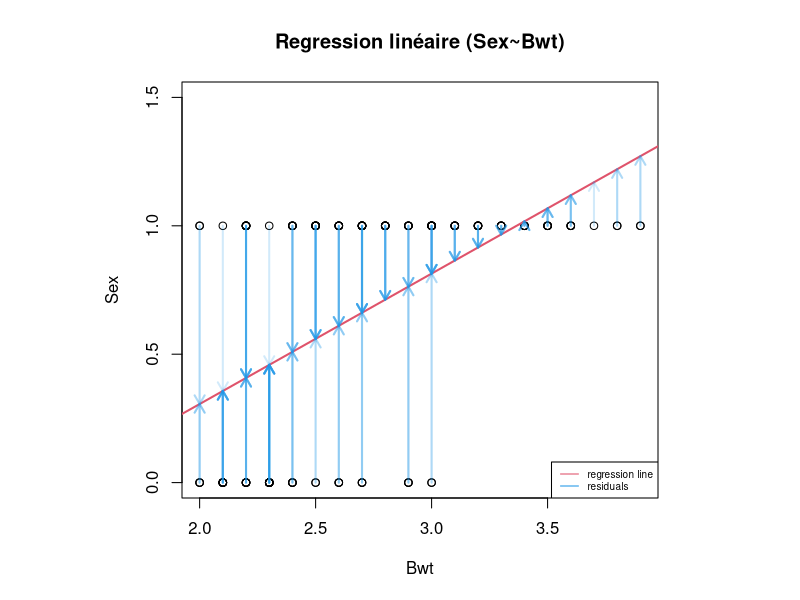
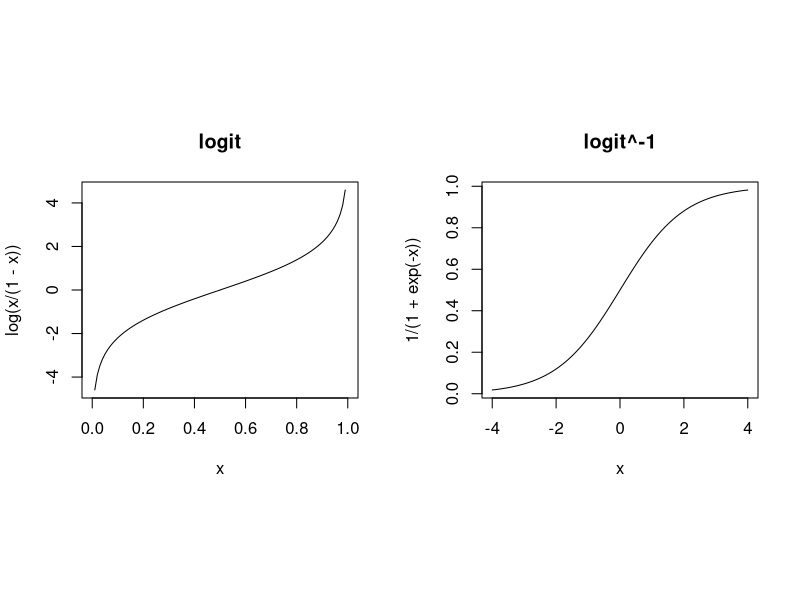
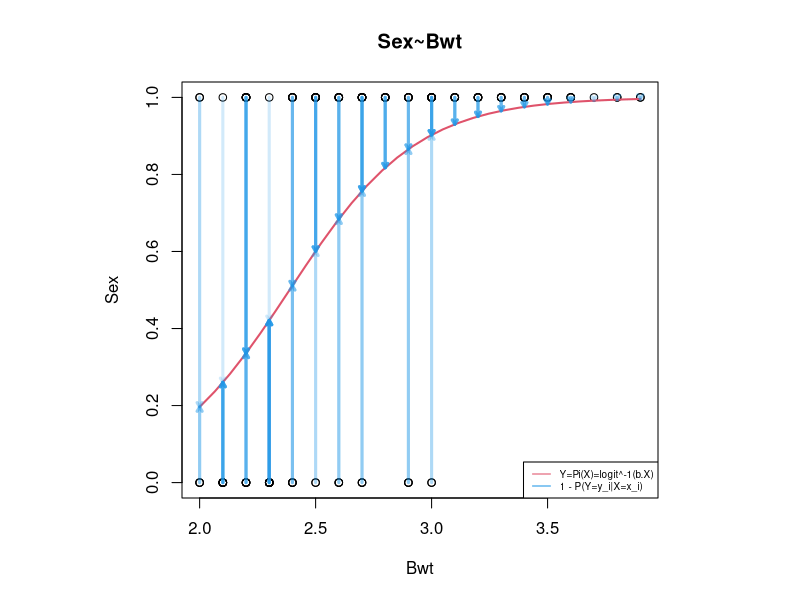

These figures' R source, in order:
## ---- chunk 1
d = MASS::cats
## ---- chunk 2
layout(1, respect=TRUE)
s = as.numeric(d$Sex) - 1
plot(d$Bwt, s, main="Regression linéaire (Sex~Bwt)", xlab="Bwt", ylab="Sex", ylim=c(0,1.5))
m = lm(s~d$Bwt)
abline(m, col=2, lwd=2)
# abline(h=0.5, col="grey", lwd=2)
arrows(d$Bwt, s, d$Bwt, s-m$residuals, col=adjustcolor(4, alpha.f=0.2), length=0.1, lwd=2)
legend("bottomright",c("regression line", "residuals"), col=c(2,4), lty=1, cex=0.6)
## ---- chunk 3
layout(matrix(1:2, 1), respect=TRUE)
x = 0:100/100
plot(x, log(x/(1-x)), main="logit", type="l")
x = seq(-4, 4,  length.out=100)
plot(x, 1 / (1+exp(-x)), main="logit^-1", type="l")
## ---- chunk 4
layout(1, respect=TRUE)
plot(d$Bwt, s, main="Sex~Bwt", xlab="Bwt", ylab="Sex")
m = glm(d$Sex~d$Bwt, family = binomial(logit))
m$coefficients
logitinv = function(x) 1/(1 + exp(-x))
x = seq(min(d$Bwt), max(d$Bwt), length.out=30)
lines(x, logitinv(m$coefficients[[1]] + m$coefficients[[2]]*x), col=2, lwd=2)
py1x = function(t,m) {
  x = m$coefficients[[1]] + m$coefficients[[2]]*t
  1/(1 + exp(-x))
}
arrows(d$Bwt, s, d$Bwt, py1x(d$Bwt,m), col=adjustcolor(4, alpha.f=0.2), length=0.05, lwd=3)
legend("bottomright", c("Y=Pi(X)=logit^-1(b.X)", "1 - P(Y=y_i|X=x_i)"), col=c(2,4), lty=1, cex=0.6)
## ---- chunk 5
m = glm(d$Sex~d$Bwt, family = binomial(logit))
m$coefficients
summary(m)
